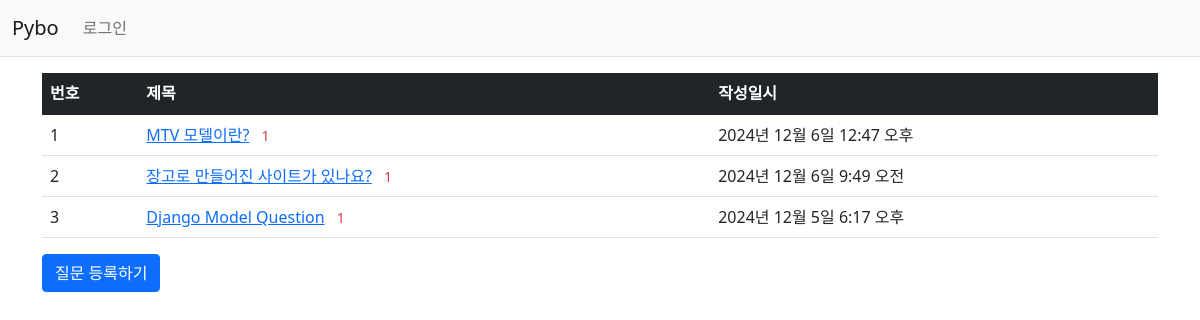
The page /pybo2/ on the database its author committed.
### pybo2/models.py (models this page shows, shortened)
class Question(models.Model):
    subject = models.CharField(max_length=200)
    content = models.TextField()
    create_date = models.DateTimeField()
    modify_date = models.DateTimeField(null=True, blank=True)

### pybo2/views.py (the view)
# urls.py: path('', views.index, name='index'),
def index(request):
    question_list = Question.objects.order_by('-create_date')
    context = {'question_list': question_list}
    return render(request, 'pybo2/question_list.html', context)

### templates/pybo2/question_list.html
{% extends 'base.html' %}
{% block content %}
{% load static %}
<link rel="stylesheet" type="text/css" href="{% static 'bootstrap.min.css' %}">
<div class="container my-3">
    <table class="table">
        <thead>
        <tr class="table-dark">
            <th>번호</th>
            <th>제목</th>
            <th>작성일시</th>
        </tr>
        </thead>
        <tbody>
        {% if question_list %}
        {% for question in question_list %}
        <tr>
            <td>{{ forloop.counter }}</td>
            <td>
                <a href="{% url 'pybo2:detail' question.id %}">{{ question.subject }}</a>
                  {% if question.answer_set.count > 0 %}
                <span class="text-danger small mx-2">{{ question.answer_set.count }}</span>
                {% endif %}
            </td>
            <td>{{ question.create_date }}</td>
        </tr>
        {% endfor %}
        {% else %}
        <tr>
            <td colspan="3">질문이 없습니다.</td>
        </tr>
        {% endif %}
        </tbody>
    </table>
    <a href="{% url 'pybo2:question_create' %}" class="btn btn-primary">질문 등록하기</a>
</div>
{% endblock %}

### templates/base.html (shortened to what this page needs)
{% load static %}
<!doctype html>
<html lang="ko">
<head>
    <link rel="stylesheet" type="text/css" href="{% static 'bootstrap.min.css' %}">
    <link rel="stylesheet" type="text/css" href="{% static 'style.css' %}">
</head>
<body>
{% include "navbar.html" %}
{% block content %}
{% endblock %}
</body>
</html>

### templates/navbar.html (shortened to what this page needs)
<nav class="navbar navbar-expand-lg navbar-light bg-light border-bottom">
    <div class="container-fluid">
        <a class="navbar-brand" href="{% url 'pybo2:index' %}">Pybo</a>
        <div class="collapse navbar-collapse" id="navbarSupportedContent">
            <ul class="navbar-nav me-auto mb-2 mb-lg-0">
                <li class="nav-item">
                    <a class="nav-link" href="#">로그인</a>
                </li>
            </ul>
        </div>
    </div>
</nav>

### rows shown on the page
Question: subject "MTV 모델이란?", answer_set.count "1", create_date "2024년 12월 6일 12:47 오후"
Question: subject "장고로 만들어진 사이트가 있나요?", answer_set.count "1", create_date "2024년 12월 6일 9:49 오전"
Question: subject "Django Model Question", answer_set.count "1", create_date "2024년 12월 5일 6:17 오후"
